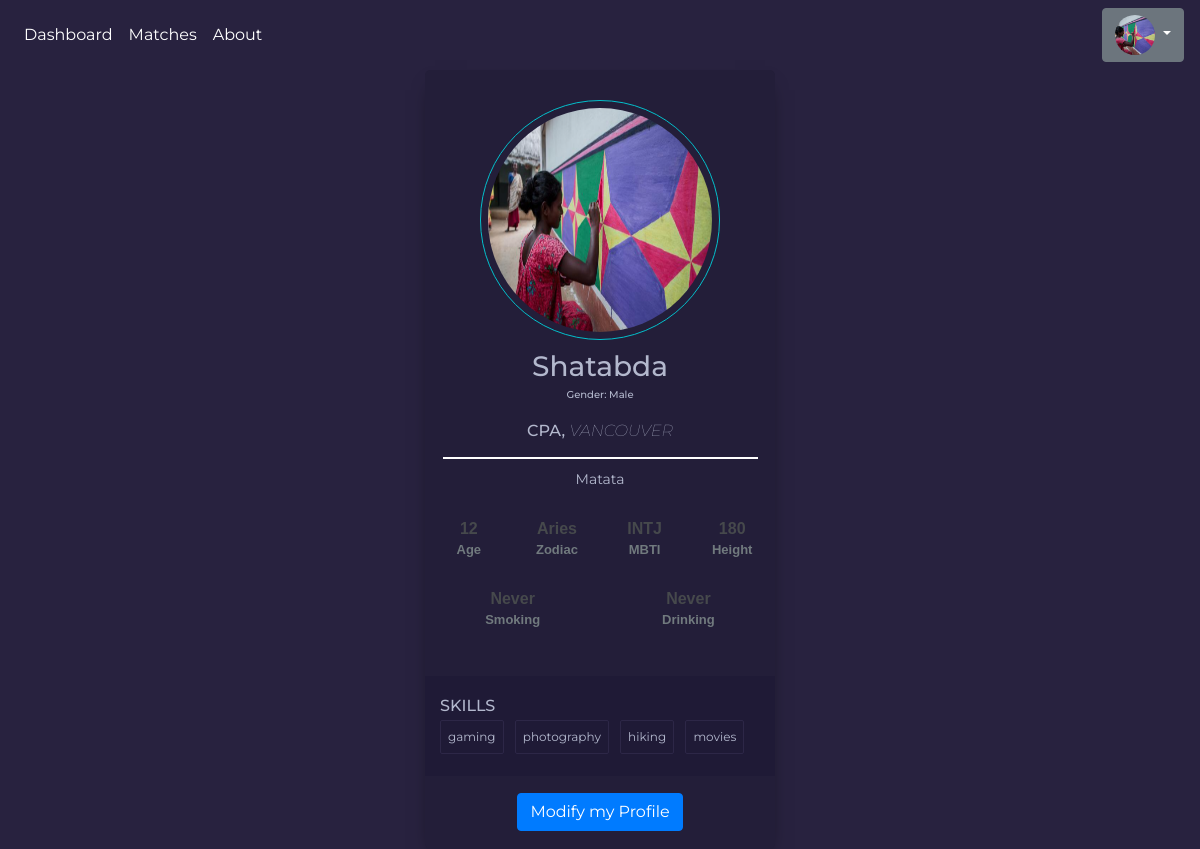
/profile/102, run on the app's committed database.
### tables this page shows
CREATE TABLE users (
                user_id INTEGER PRIMARY KEY AUTOINCREMENT,
                name TEXT,
                birth_date TEXT,
                age INTEGER,
                gender TEXT,
                location TEXT,
                interests TEXT,
                smoking TEXT,
                drinking TEXT,
                zodiac_sign TEXT,
                mbti TEXT,
                profession TEXT,
                height INTEGER,
                bio TEXT,
                profile_pic TEXT
            );

### app.py (the view, shortened to what this page needs)
@app.route('/profile/<int:user_id>', methods=['GET', 'POST'])
def display_profile(user_id=1):
    if not is_user_authenticated():
        return redirect(url_for('login'))
    user = db.fetch_user(user_id)
    if not user:
        return "User not found", 404
    return render_template('personalProfile.html',
                           user=user)

### app.py (called while the page is built)
def fetch_logged_in_user_id():
    return fetch_active_user()

@app.context_processor
def inject_user_id_image():
    logged_in_user = db.fetch_user(fetch_logged_in_user_id())
    user_profile_pic_url = f"/static/profile_pics/{logged_in_user.profile_pic}" if logged_in_user.profile_pic else "https://via.placeholder.com/40"
    return dict(fetch_logged_in_user_id=fetch_logged_in_user_id, user_profile_pic_url=user_profile_pic_url)

### flaskr/active_user.py (called while the page is built)
def fetch_active_user():
    if not os.path.exists(SESSION_FILE):
        return None
    with open(SESSION_FILE, 'r') as file:
        user_id = file.read().strip()
        print("User in file", user_id)
    return user_id if user_id else None

def is_user_authenticated():
    return fetch_active_user() is not None

### templates/personalProfile.html (shortened to what this page needs)
<!DOCTYPE html>
<html lang="en">
<head>
    <link rel="stylesheet" href="https://stackpath.bootstrapcdn.com/bootstrap/4.5.2/css/bootstrap.min.css">
    <link rel="stylesheet" href="/static/main.css">
</head>
<body>
{% include 'base.html' %}
<div class="card-container">
	<img class="round" src="/static/profile_pics/{{user.profile_pic}}" alt="user" />
	<h3>{{ user.name }}<p style="font-size: x-small">Gender: {{ user.gender.value }}</p></h3>
    <h6>{{ user.profession }}, <span style="font-style: italic; font-weight: lighter">{{ user.location }}</span></h6>
    <p style="
    margin-left: 5%;
    margin-right: 5%;
    margin-top: 5%;
    border-top: 2px solid white;
    padding-top: 10px">
        {{ user.bio }}
    </p>
    <ul class="data-user">
        <li><a><strong style="font-size: medium">{{ user.age }}</strong>
            <span style="font-size: small">Age</span></a></li>
        <li><a><strong style="font-size: medium">{{ user.zodiac_sign.value }}</strong>
            <span style="font-size: small">Zodiac</span></a></li>
        <li><a><strong style="font-size: medium">{{ user.mbti.value }}</strong>
            <span style="font-size: small">MBTI</span></a></li>
        <li><a><strong style="font-size: medium">{{ user.height }}</strong>
            <span style="font-size: small">Height</span></a></li>
       </ul>
        <ul class="data-user">
            <li><a><strong style="font-size: medium">{{ user.smoking.value }}</strong>
            <span style="font-size: small">Smoking</span></a></li>
        <li><a><strong style="font-size: medium">{{ user.drinking.value }}</strong>
            <span style="font-size: small">Drinking</span></a></li>
        </ul>
	<div class="skills">
		<h6>Skills</h6>
		<ul>
            {% for interest in user.interests %}
            <li>{{ interest }}</li>
            {% endfor %}
        </ul>
	</div>
    {% if user.user_id == fetch_logged_in_user_id() | int %}
    <div class="buttons" style="margin: 5%">
        <a href="/profile/edit/{{ user.user_id }}" class="btn btn-primary">Modify my Profile</a>
    </div>
    {% endif %}
</div>
</body>
</html>

### static/main.css (style rules this page uses)
* { box-sizing: border-box; }
body { font-family: "Nunito", sans-serif; color: rgba(0, 0, 0, 0.7); }

### templates/personalProfile.html (style rules this page uses)
* { box-sizing: border-box; }
body { background-color: #28223F; font-family: Montserrat, sans-serif; display: flex; align-items: center; justify-content: center; flex-direction: column; min-height: 100vh; margin: 0; }
h3 { margin: 10px 0; }
h6 { margin: 5px 0; text-transform: uppercase; }
p { font-size: 14px; line-height: 21px; }
.card-container { background-color: #231E39; border-radius: 5px; box-shadow: 0px 10px 20px -10px rgba(0, 0, 0, 0.75); color: #B3B8CD; padding-top: 30px; position: relative; width: 350px; max-width: 100%; text-align: center; }
.card-container .round { border: 1px solid #03BFCB; border-radius: 50%; height: 30vh; width: 30vh; padding: 7px; }
.skills { background-color: #1F1A36; text-align: left; padding: 15px; margin-top: 30px; }
.skills ul { list-style-type: none; margin: 0; padding: 0; }
.skills ul li { border: 1px solid #2D2747; border-radius: 2px; display: inline-block; font-size: 12px; margin: 0 7px 7px 0; padding: 7px; }
.data-user { font-family: "Quicksand", sans-serif; margin-bottom: 0; cursor: pointer; padding: 0; list-style: none; display: table; width: 100.15%; }
.data-user li { margin: 0; padding: 0; width: 25%; display: table-cell; text-align: center; border-left: 0.1em solid transparent; }
.data-user li:first-child { border-left: 0; }
.data-user li:first-child a { border-bottom-left-radius: 0.3rem; }
.data-user li:last-child a { border-bottom-right-radius: 0.3rem; }
.data-user li a, .data-user li strong { display: block; }
.data-user li { padding: .93em 0; color: #46494c; }
.data-user li a strong, .data-user li a span { font-weight: 600; line-height: 1; }
.data-user li a strong { font-size: 2em; }
.data-user li a span { color: #717a7e; }

### data on the page
users: profile_pic (picture), name "Shatabda", gender.value "Male", profession "CPA", location "VANCOUVER", bio "Matata", age "12", zodiac_sign.value "Aries", mbti.value "INTJ", height "180", smoking.value "Never", drinking.value "Never"

### other printed values
{{ interest }} "gaming" "photography" "hiking" "movies"
